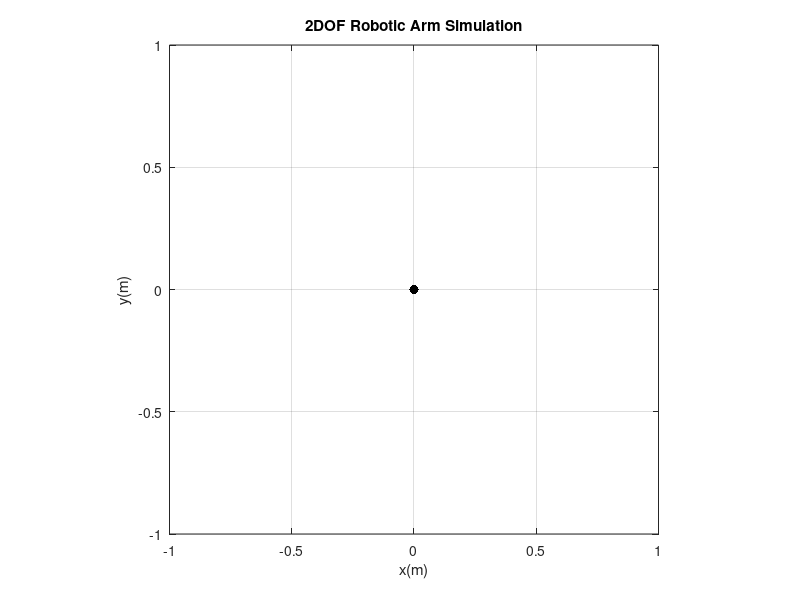

The MATLAB script that drew this image: (Note: this script raises an error after producing the figure.)
%% Initial Condition
q = [1/2 * pi; 2/3 * pi; 0; 0];
dq = [0; 0; 0; 0];

%% Euler-Lagrange Equation Based Simulation
Result = [q; 0];
% Specify Torque
Ks1 = 70;
Bs1 = 5;
Ks2 = 30;
Bs2 = 5;
theta_eq1 = 2/3 * pi;
theta_eq2 = 1/2 * pi;

%% Simulation Starts
tStep = 0.005;
for t = 0 : tStep : 10
    
    % Obtain Inertia Matrix
    M = [2.1875 - 0.625 * cos(q(2)), 0.104167 - 0.3125 * cos(q(2)); 0.104167 - 0.3125 * cos(q(2)), 0.104167];
    
    % Obtain Coriolis Term
    H = [49.05  * cos(q(1)) - 6.13125 * cos(q(1)) * cos(q(2)) + 6.13125 * sin(q(1)) * sin(q(2)) + 0.625 * sin(q(2)) * q(3) * q(4) + 0.3125 * sin(q(2)) * q(4)^2;
         -6.13125 * cos(q(1)) * cos(q(2)) + 6.13125 * sin(q(1)) * sin(q(2)) - 0.3125 * sin(q(2)) * q(3)^2];
    
    % Obtain Passive Joint Forces
    T_passive = [-Ks1 * (q(1) - theta_eq1) - Bs1 * q(3); -Ks2 * (q(2) - theta_eq2) - Bs2 * (q(4))];
    
    % Obtain Ground Reaction Force
    T_GRF = [0; 0];
    % Input Commanded Torque
    cmdTorque = [0; 0];
    
    % Compute All Externals
    k = (-1) * H + T_passive + T_GRF + cmdTorque;
    
    % M(q)ddq + H = T_passive + T_GRF + cmdTorque
    dq(1:2) = q(3:4);
    dq(3) = (M(1, 2) * k(2) - M(2, 2) * k(1)) / (M(1, 2) * M(2, 1) - M(1, 1) * M(2, 2));
    dq(4) = - (M(1, 1) * k(2) - M(2, 1) * k(1)) / (M(1, 2) * M(2, 1) - M(1, 1) * M(2, 2));
    
    q = q + tStep * dq;
    
    % Store Result
    Result = [Result, [q; t]];
end


%% Animation
% Initialize Painter
figure(1)
plot(0, 0, 'k.', 'MarkerSize', 20);
xlim([-1, 1]);
ylim([-1, 1]);
hold on
grid on
axis equal
title("2DOF Robotic Arm Simulation")
xlabel("x(m)")
ylabel("y(m)")
hold on
for i = 1 : 10036
    i
    figure(1);
    plotRobo(Result(1:4, i));
end


